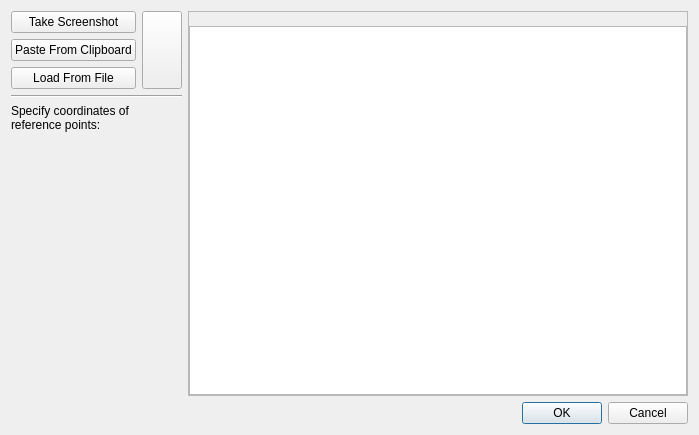
<?xml version="1.0" encoding="UTF-8"?>
<ui version="4.0">
 <class>librepcb::editor::BackgroundImageSetupDialog</class>
 <widget class="QDialog" name="librepcb::editor::BackgroundImageSetupDialog">
  <property name="geometry">
   <rect>
    <x>0</x>
    <y>0</y>
    <width>699</width>
    <height>435</height>
   </rect>
  </property>
  <property name="windowTitle">
   <string>Set Background Image</string>
  </property>
  <layout class="QVBoxLayout" name="verticalLayout_4">
   <item>
    <layout class="QHBoxLayout" name="horizontalLayout" stretch="0,1">
     <item>
      <layout class="QVBoxLayout" name="verticalLayout_2">
       <item>
        <layout class="QGridLayout" name="gridLayout">
         <item row="0" column="0">
          <widget class="QPushButton" name="btnScreenshot">
           <property name="text">
            <string>Take Screenshot</string>
           </property>
           <property name="icon">
            <iconset>
             <normaloff>:/img/actions/export_pixmap.png</normaloff>:/img/actions/export_pixmap.png</iconset>
           </property>
          </widget>
         </item>
         <item row="1" column="0">
          <widget class="QPushButton" name="btnPaste">
           <property name="text">
            <string>Paste From Clipboard</string>
           </property>
           <property name="icon">
            <iconset>
             <normaloff>:/img/actions/paste.png</normaloff>:/img/actions/paste.png</iconset>
           </property>
          </widget>
         </item>
         <item row="2" column="0">
          <widget class="QPushButton" name="btnOpen">
           <property name="text">
            <string>Load From File</string>
           </property>
           <property name="icon">
            <iconset>
             <normaloff>:/img/actions/open.png</normaloff>:/img/actions/open.png</iconset>
           </property>
          </widget>
         </item>
         <item row="0" column="1" rowspan="3">
          <widget class="QPushButton" name="btnReset">
           <property name="sizePolicy">
            <sizepolicy hsizetype="Fixed" vsizetype="Preferred">
             <horstretch>0</horstretch>
             <verstretch>0</verstretch>
            </sizepolicy>
           </property>
           <property name="toolTip">
            <string>Discard image</string>
           </property>
           <property name="icon">
            <iconset>
             <normaloff>:/img/actions/clean.png</normaloff>:/img/actions/clean.png</iconset>
           </property>
          </widget>
         </item>
        </layout>
       </item>
       <item>
        <widget class="Line" name="hLine">
         <property name="orientation">
          <enum>Qt::Horizontal</enum>
         </property>
        </widget>
       </item>
       <item>
        <widget class="QLabel" name="lblCoordinates">
         <property name="text">
          <string>Specify coordinates of reference points:</string>
         </property>
         <property name="wordWrap">
          <bool>true</bool>
         </property>
        </widget>
       </item>
       <item>
        <layout class="QVBoxLayout" name="widgetsLayout"/>
       </item>
       <item>
        <widget class="QLabel" name="lblStatus">
         <property name="sizePolicy">
          <sizepolicy hsizetype="Ignored" vsizetype="MinimumExpanding">
           <horstretch>0</horstretch>
           <verstretch>0</verstretch>
          </sizepolicy>
         </property>
         <property name="font">
          <font>
           <bold>true</bold>
          </font>
         </property>
         <property name="wordWrap">
          <bool>true</bool>
         </property>
        </widget>
       </item>
      </layout>
     </item>
     <item>
      <widget class="QFrame" name="frame">
       <property name="frameShape">
        <enum>QFrame::StyledPanel</enum>
       </property>
       <property name="frameShadow">
        <enum>QFrame::Raised</enum>
       </property>
       <layout class="QVBoxLayout" name="verticalLayout_3">
        <property name="spacing">
         <number>0</number>
        </property>
        <property name="leftMargin">
         <number>0</number>
        </property>
        <property name="topMargin">
         <number>0</number>
        </property>
        <property name="rightMargin">
         <number>0</number>
        </property>
        <property name="bottomMargin">
         <number>0</number>
        </property>
        <item>
         <widget class="QLabel" name="lblMessage">
          <property name="styleSheet">
           <string notr="true">color: gray;</string>
          </property>
          <property name="alignment">
           <set>Qt::AlignLeading|Qt::AlignLeft|Qt::AlignVCenter</set>
          </property>
          <property name="wordWrap">
           <bool>true</bool>
          </property>
          <property name="margin">
           <number>30</number>
          </property>
         </widget>
        </item>
        <item>
         <widget class="librepcb::editor::GraphicsView" name="graphicsView"/>
        </item>
       </layout>
      </widget>
     </item>
    </layout>
   </item>
   <item>
    <widget class="QDialogButtonBox" name="buttonBox">
     <property name="orientation">
      <enum>Qt::Horizontal</enum>
     </property>
     <property name="standardButtons">
      <set>QDialogButtonBox::Cancel|QDialogButtonBox::Ok</set>
     </property>
    </widget>
   </item>
  </layout>
 </widget>
 <customwidgets>
  <customwidget>
   <class>librepcb::editor::GraphicsView</class>
   <extends>QGraphicsView</extends>
   <header location="global">librepcb/editor/widgets/graphicsview.h</header>
   <container>1</container>
  </customwidget>
 </customwidgets>
 <resources/>
 <connections/>
</ui>
